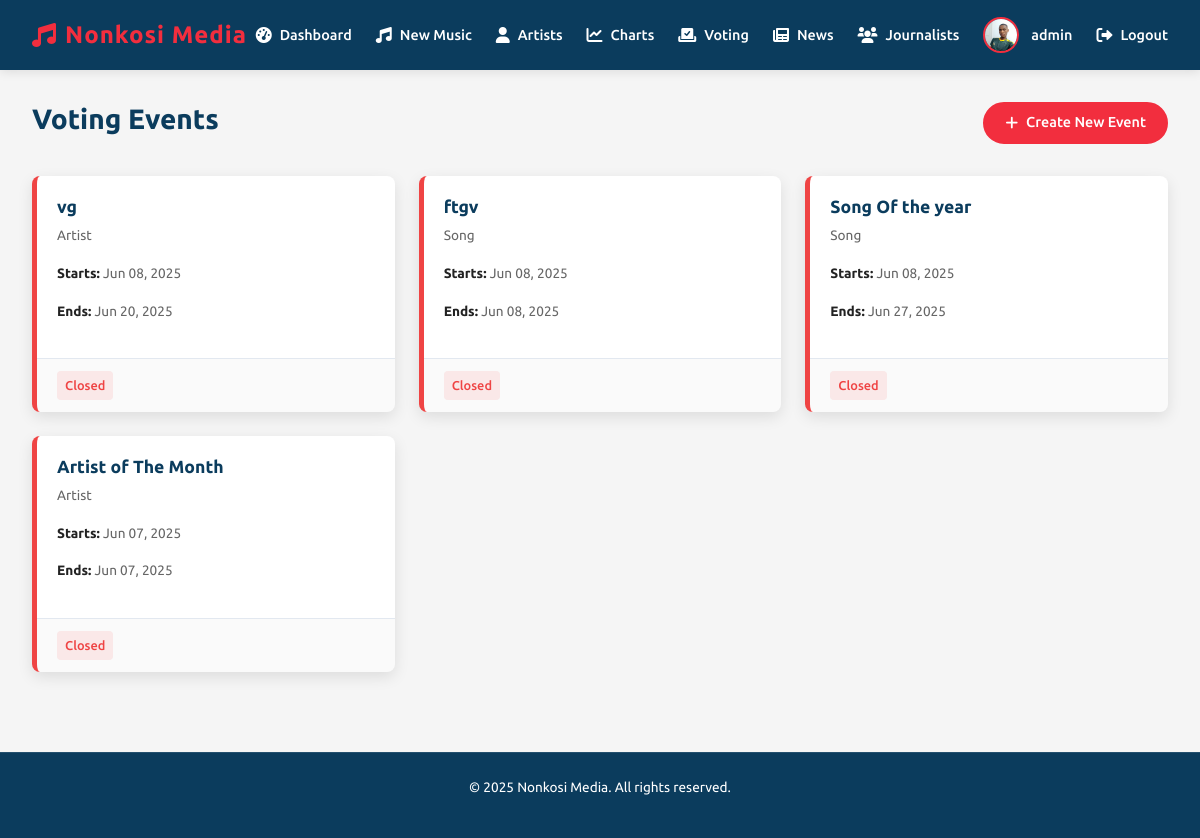
/admin/voting_events (signed in), run on the app's committed database.
### app.py (models this page shows, shortened)
class User(db.Model, UserMixin):
    id = db.Column(db.Integer, primary_key=True)
    username = db.Column(db.String(50), unique=True, nullable=False)
    email = db.Column(db.String(120), unique=True, nullable=False)
    password = db.Column(db.String(60), nullable=False)
    role = db.Column(db.String(20), nullable=False, default='user')
    profile_pic = db.Column(db.String(100), nullable=False, default='default.jpg')
    last_seen = db.Column(db.DateTime, default=datetime.utcnow)
    articles = db.relationship('News', backref='author', lazy=True)  # This creates the relationship

class VoteEvent(db.Model):
    id = db.Column(db.Integer, primary_key=True)
    title = db.Column(db.String(100), nullable=False)  # e.g. "Song of the Month - June 2025"
    category = db.Column(db.String(50), nullable=False)  # 'song', 'artist', 'song_of_year', 'artist_of_year'
    start_date = db.Column(db.DateTime, nullable=False, default=datetime.utcnow)
    end_date = db.Column(db.DateTime, nullable=False)
    is_active = db.Column(db.Boolean, default=True)
    options = db.relationship('VoteOption', backref='vote_event', lazy=True, cascade='all, delete-orphan')
    votes = db.relationship('VoteRecord', backref='vote_event', lazy=True, cascade='all, delete-orphan')

### app.py (the view)
@app.route('/admin/voting_events')
@login_required
def voting_events():
    if current_user.role != 'admin':
        flash('You are not authorized to access this page', 'error')
        return redirect(url_for('home'))
    events = VoteEvent.query.order_by(VoteEvent.start_date.desc()).all()
    return render_template('voting_events.html', events=events)

### app.py (called while the page is built)
@login_manager.user_loader
def load_user(user_id):
    return User.query.get(int(user_id))

@app.context_processor
def inject_datetime():
    return {'datetime': datetime}

### templates/voting_events.html (shortened to what this page needs)
<!DOCTYPE html>
<html lang="en">
<head>
  <link rel="stylesheet" href="https://cdnjs.cloudflare.com/ajax/libs/font-awesome/6.0.0/css/all.min.css">
  <link href="https://cdn.jsdelivr.net/npm/bootstrap@5.3.0/dist/css/bootstrap.min.css" rel="stylesheet">
</head>
<body>
  <header class="header">
    <div class="logo">
      <i class="fas fa-music"></i>
      <span>Nonkosi Media</span>
    </div>
    <nav class="nav-links">
      <a href="/admin">
        <i class="fas fa-tachometer-alt"></i>
        <span>Dashboard</span>
      </a>
      <a href="/admin/upcoming_music">
        <i class="fas fa-music"></i>
        <span>New Music</span>
      </a>
      <a href="/admin/artists">
        <i class="fas fa-user"></i>
        <span>Artists</span>
      </a>
      <a href="/admin/charts_manager">
        <i class="fas fa-chart-line"></i>
        <span>Charts</span>
      </a>
      <a href="/admin/voting_events" class="active">
        <i class="fas fa-vote-yea"></i>
        <span>Voting</span>
      </a>
      <a href="/admin/news">
        <i class="fas fa-newspaper"></i>
        <span>News</span>
      </a>
      <a href="/admin/manage_journalists">
        <i class="fas fa-users"></i>
        <span>Journalists</span>
      </a>
      <div class="user-profile">
        <img src="/static/uploads/profile_pics/IMG_20231016_190958~2.jpg" alt="Admin">
        <span>{{ current_user.username }}</span>
      </div>
      <a href="/logout">
        <i class="fas fa-sign-out-alt"></i>
        <span>Logout</span>
      </a>
    </nav>
  </header>
  <main class="container">
    <div class="page-header">
      <h1 class="page-title">Voting Events</h1>
      <a href="{{ url_for('create_voting_event') }}" class="btn">
        <i class="fas fa-plus"></i> Create New Event
      </a>
    </div>
    {% if events %}
    <div class="events-grid">
      {% for event in events %}
      <div class="event-card {% if event.is_active %}active{% else %}closed{% endif %}">
        <div class="event-content">
          <h3 class="event-title">{{ event.title }}</h3>
          <p class="event-category">{{ event.category.replace('_', ' ').title() }}</p>
          <div class="event-dates">
            <p><strong>Starts:</strong> {{ event.start_date.strftime('%b %d, %Y') }}</p>
            <p><strong>Ends:</strong> {{ event.end_date.strftime('%b %d, %Y') }}</p>
          </div>
        </div>
        <div class="event-footer">
          <span class="event-status {% if event.is_active %}status-active{% else %}status-closed{% endif %}">
            {% if event.is_active %}Active{% else %}Closed{% endif %}
          </span>
        </div>
      </div>
      {% endfor %}
    </div>
    {% endif %}
  </main>
  <footer>
    <p>© {{ datetime.now().year }} Nonkosi Media. All rights reserved.</p>
  </footer>
</body>
</html>

### templates/voting_events.html (style rules this page uses)
:root { --primary: #0b3c5d; --secondary: #f22e3e; --dark: #222; --light: #f5f5f5; --accent: #103b6f; --gray: #666; --light-gray: #e2e8f0; --success: #10b981; --warning: #f59e0b; --danger: #ef4444; }
* { box-sizing: border-box; margin: 0; padding: 0; }
body { font-family: 'Ubuntu', sans-serif; background-color: var(--light); color: var(--dark); line-height: 1.6; }
.header { background-color: var(--primary); color: white; padding: 1rem 2rem; display: flex; justify-content: space-between; align-items: center; position: sticky; top: 0; z-index: 100; box-shadow: 0 2px 10px rgba(0,0,0,0.1); }
.header .logo { font-size: 1.5rem; font-weight: 700; color: var(--secondary); display: flex; align-items: center; gap: 0.5rem; letter-spacing: 1px; }
.logo i { color: var(--secondary); }
.nav-links { display: flex; align-items: center; gap: 1.5rem; }
.nav-links a { color: white; text-decoration: none; font-weight: 500; font-size: 0.9rem; display: flex; align-items: center; gap: 0.5rem; transition: color 0.2s; padding: 5px 0; position: relative; }
.nav-links a::after { content: ''; position: absolute; bottom: 0; left: 0; width: 0; height: 2px; background-color: var(--secondary); transition: width 0.3s; }
.nav-links a i { font-size: 1rem; }
.user-profile { display: flex; align-items: center; gap: 0.75rem; }
.user-profile img { width: 36px; height: 36px; border-radius: 50%; object-fit: cover; border: 2px solid var(--secondary); }
.user-profile span { font-weight: 500; font-size: 0.9rem; color: white; }
.container { padding: 2rem; max-width: 1400px; margin: 0 auto; }
.page-header { display: flex; justify-content: space-between; align-items: center; margin-bottom: 2rem; }
.page-title { font-size: 1.75rem; font-weight: 700; color: var(--primary); }
.btn { display: inline-flex; align-items: center; gap: 0.5rem; background-color: var(--secondary); color: white; padding: 0.5rem 1.25rem; border-radius: 30px; font-size: 0.9rem; font-weight: 500; text-decoration: none; transition: all 0.3s; border: 2px solid var(--secondary); }
.btn i { font-size: 0.9rem; }
.events-grid { display: grid; grid-template-columns: repeat(auto-fill, minmax(300px, 1fr)); gap: 1.5rem; }
.event-card { background-color: white; border-radius: 0.5rem; overflow: hidden; box-shadow: 0 5px 15px rgba(0,0,0,0.1); transition: all 0.3s; border-left: 5px solid var(--primary); }
.event-card.closed { border-left-color: var(--danger); }
.event-content { padding: 1.25rem; }
.event-title { font-size: 1.1rem; font-weight: 600; color: var(--primary); margin-bottom: 0.5rem; }
.event-category { font-size: 0.85rem; color: var(--gray); margin-bottom: 1rem; text-transform: capitalize; }
.event-dates { font-size: 0.85rem; color: var(--gray); margin-bottom: 1rem; }
.event-dates strong { color: var(--dark); }
.event-footer { display: flex; justify-content: space-between; align-items: center; padding: 0.75rem 1.25rem; background-color: rgba(0,0,0,0.02); border-top: 1px solid var(--light-gray); }
.event-status { font-size: 0.8rem; font-weight: 500; padding: 0.25rem 0.5rem; border-radius: 0.25rem; }
.status-closed { background-color: rgba(239, 68, 68, 0.1); color: var(--danger); }
footer { background-color: var(--primary); padding: 1.5rem 2rem; margin-top: 3rem; text-align: center; font-size: 0.85rem; color: white; border-top: 1px solid rgba(255,255,255,0.1); }

### data on the page
User: username "admin"
VoteEvent: title "vg", category.replace "Artist", start_date "Jun 08, 2025", end_date "Jun 20, 2025", is_active "Closed"
VoteEvent: title "ftgv", category.replace "Song", start_date "Jun 08, 2025", end_date "Jun 08, 2025", is_active "Closed"
VoteEvent: title "Song Of the year", category.replace "Song", start_date "Jun 08, 2025", end_date "Jun 27, 2025", is_active "Closed"
VoteEvent: title "Artist of The Month", category.replace "Artist", start_date "Jun 07, 2025", end_date "Jun 07, 2025", is_active "Closed"
